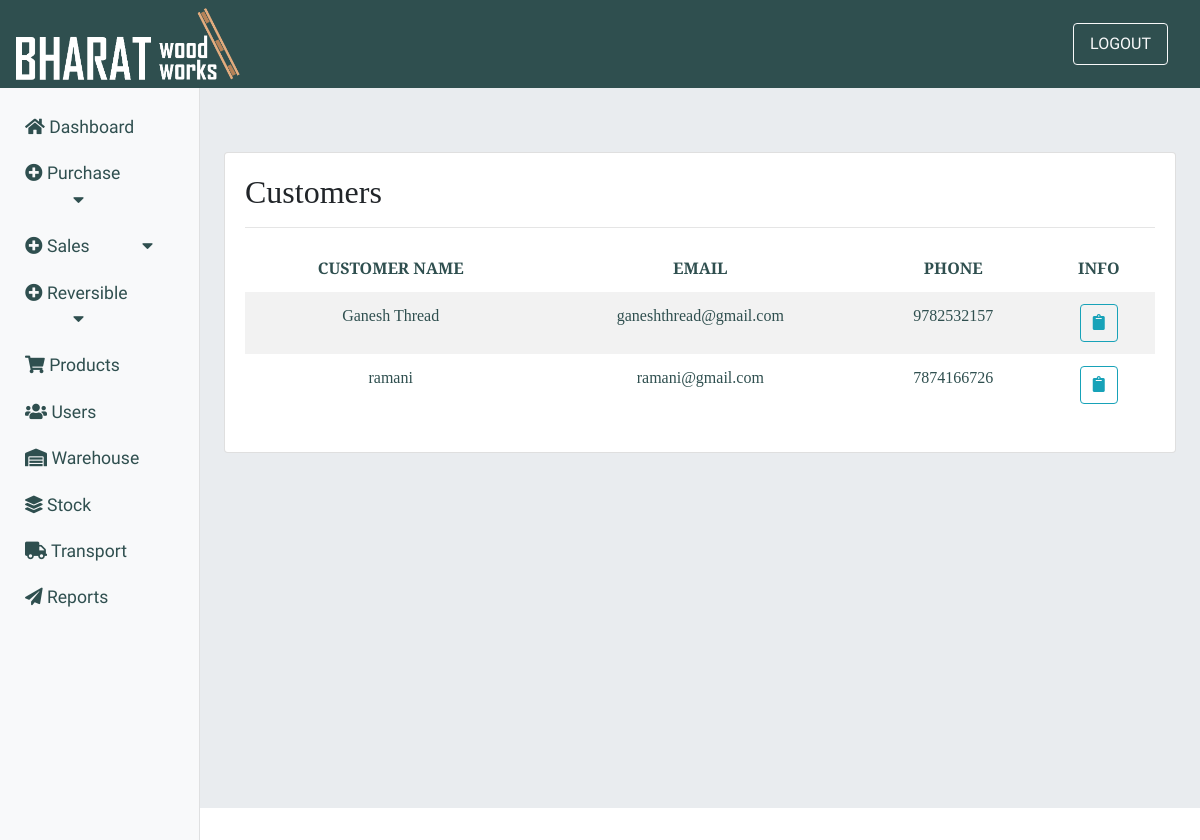
Page /Admin_Dashboard/ (signed in) on the committed database.
### inventory/models.py (models this page shows, shortened)
class Customer(models.Model):
    alphanumeric = RegexValidator(r'^[0-9a-zA-Z]*$', 'Only alphanumeric characters are allowed.')
    customer_name = models.CharField(max_length=20)
    phone      = models.CharField(max_length=13,blank=False,null=True)
    address = models.TextField(max_length=120,blank=True)
    gst_no = models.CharField(max_length=50, blank=True, null=True, validators=[alphanumeric])
    account = models.ForeignKey(Account,on_delete=models.DO_NOTHING,null=True,blank=False)
    company = models.ForeignKey(Company,on_delete=models.DO_NOTHING,null=True,blank=False)
    area = models.ForeignKey(Area,on_delete=models.DO_NOTHING,null=True,blank=False)

class Account(AbstractBaseUser,PermissionsMixin):
    username        = models.CharField(max_length=30)
    email           = models.EmailField(verbose_name="email",max_length=60,unique=True)
    date_joined     = models.DateTimeField(verbose_name="date_joined",auto_now_add=True)
    last_login      = models.DateTimeField(verbose_name="last_login",auto_now=True)
    is_active       = models.BooleanField(default=True)
    is_admin        = models.BooleanField(default=False)
    is_staff        = models.BooleanField(default=False)         #------- #
    is_superuser    = models.BooleanField(default=False)
    role            = models.CharField(max_length=10)
    USERNAME_FIELD = 'email'
    REQUIRED_FIELDS = ['username']
    objects = AccountManager()
    def __str__(self):
        return str(self.email)

### inventory/decorators.py (the view)
	def wrapper_function(request, *args, **kwargs):
		group = None
		if request.user.groups.exists():
			group = request.user.groups.all()[0].name
		if group == 'Customer':
			return redirect('Customer_Dashboard')
		if group == 'Dealer':
			return redirect('Dealer_Dashboard')
		if group == 'Supervisor':
			return redirect('Supervisor_Dashboard')
		if group == 'Company':
			return redirect('Company_Dashboard')
		if group == 'admin':
			return view_func(request, *args, **kwargs)

### inventory/views.py (called while the page is built)
@login_required(login_url='login')
@admin_only
def Admin_dashboard(request):
    c1 = Customer.objects.all()
    context = {
        'c1':c1
    }
    return render(request, 'inventory/tab-Admin-dashboard.html',context)

### inventory/templates/inventory/tab-Admin-dashboard.html (shortened to what this page needs)
{% extends 'inventory/main.html' %}
{% block content %}
<div class="card mb-4">
    <div class="card-body">
<h1 class="h2 ">Customers</h1>
<hr>
<div class="table-responsive">
    <table class="table table-striped text-center table-borderless" data-toggle="table" data-pagination="true"
        data-show-toggle="true" data-page-size="25" data-search="true" data-show-fullscreen="true"
        data-show-columns="true">
        <thead>
            <tr>
                <th>CUSTOMER NAME</th>
                <th>EMAIL</th>
                <th>PHONE</th>
                <th>INFO</th>
            </tr>
        </thead>
        <tbody>
            {% if c1 %}
            {% for c in c1 %}
            <tr id="user-{{user.id}}">
                <td class="userName userData" name="username">{{ c.customer_name }}</td>
                <td class="userEmail userData" name="email">{{ c.account }}</td>
                <td class="userRole userData" name="role">{{ c.phone }}</td>
                <td><a href="{% url 'dis_list' c.id %}" class="btn btn-outline-info" ><i class="fas fa-clipboard"></i> </a></td>
            </tr>
             {% endfor %}
             {% else %}
                No Users
             {% endif %}
        </tbody>
    </table>
</div>
    </div>
    </div>
{% endblock %}

### static/css/dashboard.css (style rules this page uses)
:root { --Sniglet-font: "Sniglet", cursive; --Rubik: "Rubik", cursive; --Patua: "Patua One", cursive; --Lobster: "lobster", cursive; --Merriweather: "Merriweather Sans", cursive; --light-black: #2e2c2caf; --bggradient: linear-gradient(to bottom, #ff5733, #ffffff); --light-gray: rgba(255, 255, 255, 0.877); }
tr, td { color: darkslategrey; }

### rows in the picture
Customer: customer_name "Ganesh Thread", account "ganeshthread@gmail.com", phone "9782532157"
Customer: customer_name "ramani", account "ramani@gmail.com", phone "7874166726"
